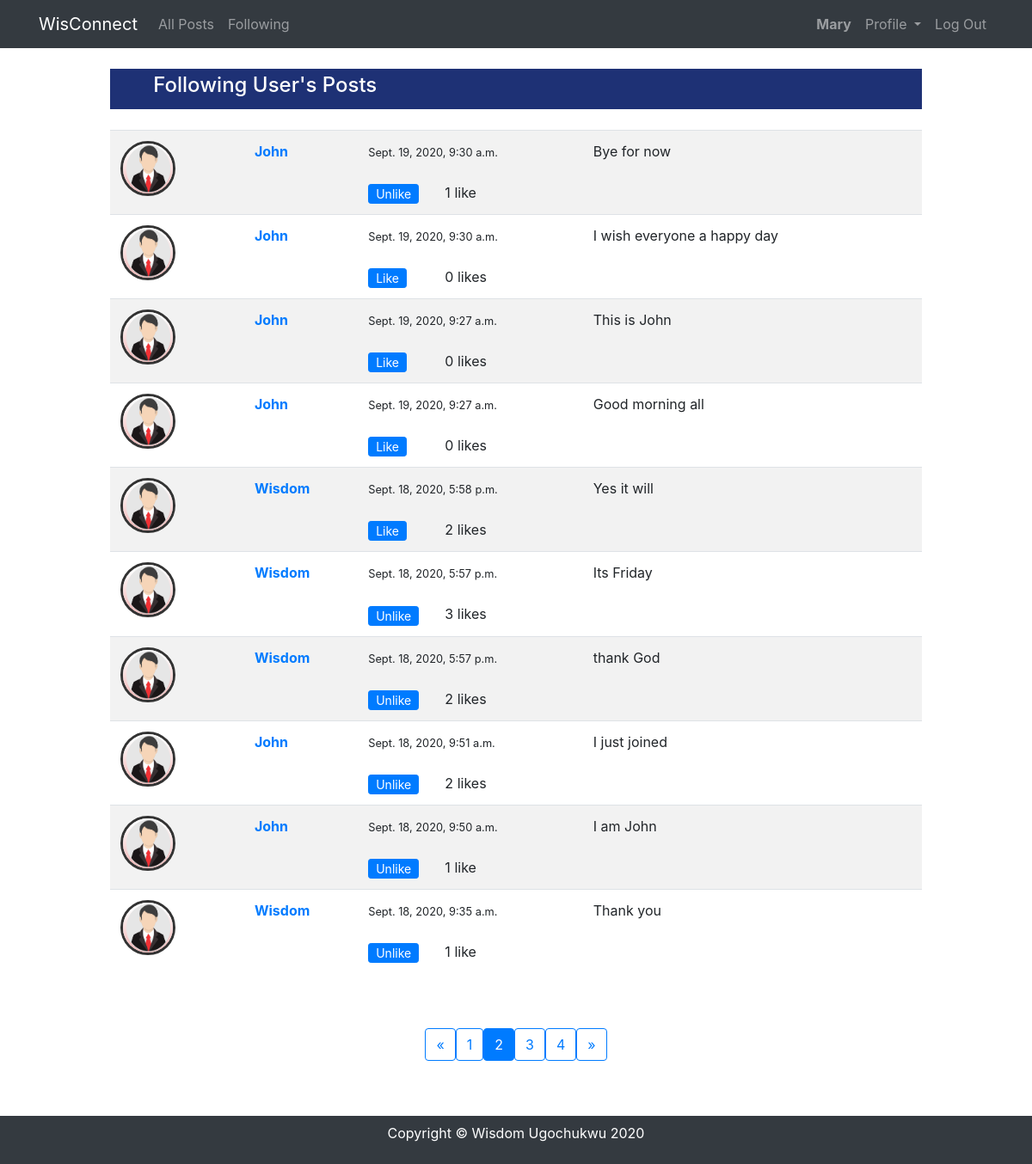
The app's page /users/following/?page=2 (signed in) with its own data.
### network/models.py (models this page shows, shortened)
class Post(models.Model):
   poster = models.ForeignKey(User, on_delete=models.CASCADE)
   body = models.TextField(blank=True, null=True)
   post_date = models.DateTimeField(auto_now_add=True)
   liked = models.ManyToManyField(User, related_name='like_post', blank = True)
   class Meta:
      ordering = ['-post_date']
   def num_likes(self):
      return self.liked.all().count()

### network/views.py (the view)
# urls.py: path("users/following/", views.users_following, name="users-following"),
def users_following(request):
   current_user = request.user
   users_followed = UserProfile.objects.filter(following=current_user.id)
   n_users_followed = users_followed.count()
   followed_users = users_followed.values_list('user_id', flat=True).order_by('id')
   posts = Post.objects.filter(poster__in=followed_users)
   page = request.GET.get('page', 1)
   paginator = Paginator(posts, 10)
   try:
      posts = paginator.page(page)
   except PageNotAnInteger:
      posts = paginator.page(1)
   except EmptyPage:
      posts = paginator.page(paginator.num_pages)
   context = {"posts":posts}
   return render(request, "network/following.html", context)

### network/templates/network/following.html (shortened to what this page needs)
{% extends "network/layout.html" %}
{% load static %}
{% block body %}
<div style="width: 85%; margin: auto;">
   <div class="main_title">
      <h4>Following User's Posts</h4>
   </div>
   <br>
   <table id="postTable" class="table table-striped">
      {% if posts %}
      {% for post in posts %}
      <tr id="post-{{post.id}}">
         <td>
            {% if post.poster.userprofile.profile_pic %}
            <img src="{{ post.poster.userprofile.profile_pic.url }}" class="rounded-circle align-self-start mr-3 b-1"
               alt="" width="64" height="64" style="border:3px solid #333;"><br>
            {% else %}
            {% if post.poster.userprofile.gender == 'Female' %}
            <img src="{% static 'network/profile/female.png' %}" class="rounded-circle align-self-start mr-3 b-1"
               alt="Pic" width="64" height="64" style="border:3px solid #333;"><br>
            {% else %}
            <img src="{% static 'network/profile/male.png' %}" class="rounded-circle align-self-start mr-3 b-1"
               alt="Pic" width="64" height="64" style="border:3px solid #333;"><br>
            {% endif %}
            {% endif %}
         </td>
         <td class="userName " name="poster">
            <strong><a href="{% url 'show_profile' post.poster.id %}" class="m-0">{{post.poster.username}}</a> </strong>
            <br>
         </td>
         <td>
            <small> {{ post.post_date }} </small><br><br>
            <div class="row">
               {% if user.is_authenticated %}
               <div class="col-4">
                  <form action="{% url 'like-post-view' %}" method="POST" class='like-form' id='{{post.id}}'>
                     <button type="submit" class="ui btn btn-primary btn-sm pt-0 pb-0 like-btn{{post.id}}">
                        {% if user not in post.liked.all %}
                        Like
                        {% else %}
                        Unlike
                        {% endif %}
                     </button>
                  </form>
               </div>
               {% endif %}
               <div class="col-8">
                  <div class="row">
                     <div class="col">
                        <span class="like-count{{post.id}}"> {{post.num_likes}} </span>
                        like{{post.num_likes|pluralize}}
                     </div>
                  </div>
               </div>
            </div>
         </td>
         <td class="userBody userData" name="body" colspan="3">
            {{ post.body }}
         </td>
         <td>
         </td>
      </tr>
      {% endfor %}
      {% else %}
      No Posts Yet
      {% endif %}
   </table>
   <br><br>
   <div style="display: flex; justify-content: center;" >
      {% if posts.has_other_pages %}
      <ul class="pagination">
      {% if posts.has_previous %}
         <li><a class="btn btn-outline-primary" href="?page={{ users.previous_page_number }}">&laquo;</a></li>
      {% else %}
         <li class="disabled"><span class="btn btn-secondary disabled">&laquo;</span></li>
      {% endif %}
      {% for i in posts.paginator.page_range %}
         {% if posts.number == i %}
            <li class="active"><span class="btn btn-primary">{{ i }} <span class="sr-only">(current)</span></span></li>
         {% else %}
            <li><a class="btn btn-outline-primary" href="?page={{ i }}">{{ i }}</a></li>
         {% endif %}
      {% endfor %}
      {% if posts.has_next %}
         <li><a class="btn btn-outline-primary" href="?page={{ users.next_page_number }}">&raquo;</a></li>
      {% else %}
         <li class="disabled"><span class="btn btn-secondary disabled">&raquo;</span></li>
      {% endif %}
      </ul>
   {% endif %}
</div>
<br><br>
</div>
{% endblock %}

### network/templates/network/layout.html (shortened to what this page needs)
{% load static %}
<!DOCTYPE html>
<html lang="en">
    <head>
        <link rel="stylesheet" href="https://stackpath.bootstrapcdn.com/bootstrap/4.4.1/css/bootstrap.min.css">
        <link href="{% static 'network/styles.css' %}" rel="stylesheet">
      </head>
    <body>
        <nav class="navbar navbar-expand-lg navbar-dark bg-dark">
          <div class="container">
            <a class="navbar-brand" href="{% url 'index' %}">WisConnect</a>
            <div class="collapse navbar-collapse" id="navbarSupportedContent">
              <ul class="navbar-nav mr-auto">
                  <li class="nav-item">
                    <a class="nav-link" href="{% url 'index' %}">All Posts</a>
                  </li>
                {% if user.is_authenticated %}
                    <li class="nav-item border_line">
                      <a class="nav-link" href="{% url 'users-following' %}">Following</a>
                    </li>
                {% endif %}
              </ul>
              <ul class="navbar-nav">
                {% if user.is_authenticated %}
                  <li class="nav-item border_line">
                   <a class="nav-link" href="#"><strong>{{ user.username }}</strong></a>
                  </li>
                  {% if user.userprofile %}
                  <li class="nav-item dropdown">
                     <a class="nav-link dropdown-toggle" href="#" id="navbarDropdown" role="button" data-toggle="dropdown" aria-haspopup="true" aria-expanded="false">
                        Profile
                     </a>
                  </li>
                  {% endif %}
                  <li class="nav-item">
                      <a class="nav-link" href="{% url 'logout' %}">Log Out</a>
                  </li>
               {% endif %}
              </ul>
            </div>
          </div>
        </nav>
        <br>
        <div class="container">
            {% block body %}
            {% endblock %}
        </div>
        <footer class="navbar bg-dark" style="color: #fff; display: flex; justify-content: center;">
            <p>Copyright &copy; Wisdom Ugochukwu 2020</p>
        </footer>
    </body>
</html>

### network/static/network/styles.css (style rules this page uses)
.main_title { background-color: #1e3175; color: #fff; padding: 5px 50px; }

### records on screen
Post: poster.username "John", post_date "Sept. 19, 2020, 9:30 a.m.", shows "Unlike", num_likes "1", body "Bye for now"
Post: poster.username "John", post_date "Sept. 19, 2020, 9:30 a.m.", shows "Like", num_likes "0", body "I wish everyone a happy day"
Post: poster.username "John", post_date "Sept. 19, 2020, 9:27 a.m.", shows "Like", num_likes "0", body "This is John"
Post: poster.username "John", post_date "Sept. 19, 2020, 9:27 a.m.", shows "Like", num_likes "0", body "Good morning all"
Post: poster.username "Wisdom", post_date "Sept. 18, 2020, 5:58 p.m.", shows "Like", num_likes "2", body "Yes it will"
Post: poster.username "Wisdom", post_date "Sept. 18, 2020, 5:57 p.m.", shows "Unlike", num_likes "3", body "Its Friday"
Post: poster.username "Wisdom", post_date "Sept. 18, 2020, 5:57 p.m.", shows "Unlike", num_likes "2", body "thank God"
Post: poster.username "John", post_date "Sept. 18, 2020, 9:51 a.m.", shows "Unlike", num_likes "2", body "I just joined"
Post: poster.username "John", post_date "Sept. 18, 2020, 9:50 a.m.", shows "Unlike", num_likes "1", body "I am John"
Post: poster.username "Wisdom", post_date "Sept. 18, 2020, 9:35 a.m.", shows "Unlike", num_likes "1", body "Thank you"

### other values on screen
{{ user.username }} "Mary"
{{ i }} "1" "3" "4"
{{ i }} "2"
